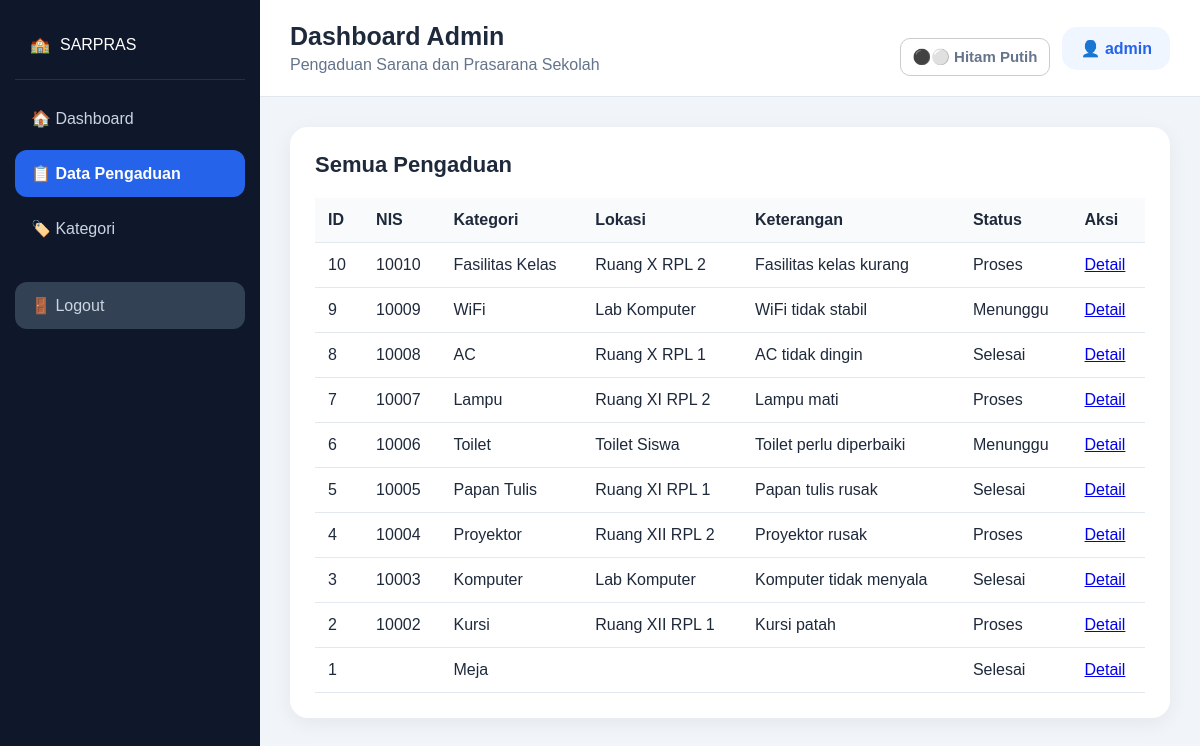
/index.php?page=admin&action=aspirasi (signed in), run on the app's committed database.
### tables this page shows
CREATE TABLE `aspirasi` (
  `id_aspirasi` int(5) NOT NULL,
  `status` enum('Menunggu','Proses','Selesai') NOT NULL DEFAULT 'Menunggu',
  `id_kategori` int(5) NOT NULL,
  `feedback` int(5) DEFAULT NULL
);

CREATE TABLE `input_aspirasi` (
  `id_pelaporan` int(5) NOT NULL,
  `nis` int(10) NOT NULL,
  `id_kategori` int(5) NOT NULL,
  `lokasi` varchar(50) NOT NULL,
  `ket` varchar(50) NOT NULL
);

CREATE TABLE `kategori` (
  `id_kategori` int(5) NOT NULL,
  `ket_kategori` varchar(30) NOT NULL
);

### model/Database.php (called while the page is built, shortened)
<?php
class Database {
    private $host = '127.0.0.1';
    private $port = '3306';
    private $db = 'db_sarpras';
    private $user = 'root';
    private $pass = 'root';
    private $charset = 'utf8mb4';
    public function connect() {
        $dsn = "mysql:host={$this->host};port={$this->port};dbname={$this->db};charset={$this->charset}";
        try {
            $this->pdo = new PDO($dsn, $this->user, $this->pass, [
                PDO::ATTR_ERRMODE => PDO::ERRMODE_EXCEPTION,
                PDO::ATTR_DEFAULT_FETCH_MODE => PDO::FETCH_ASSOC,
                PDO::ATTR_EMULATE_PREPARES => false,
            ]);
            return $this->pdo;
        } catch (PDOException $e) {
            http_response_code(500);
            echo '<!doctype html><html lang="id"><meta charset="utf-8"><meta name="viewport" content="width=device-width,initial-scale=1">';
            echo '<style>body{font-family:Arial;background:#f5f7fb;padding:24px}.box{max-width:700px;margin:auto;background:#fff;padding:24px;border-radius:14px;box-shadow:0 4px 18px #0001}code{background:#eee;padding:3px 6px;border-radius:5px}.ok{color:#087f23}</style>';
            echo '<div class="box"><h2>Koneksi database gagal</h2>';
            echo '<p>Project sudah membaca <code>model/Database.php</code> yang baru.</p>';
            echo '<p>Host: <b>'.htmlspecialchars($this->host).'</b> | Port: <b>'.htmlspecialchars($this->port).'</b><br>Database: <b>'.htmlspecialchars($this->db).'</b> | User: <b>'.htmlspecialchars($this->user).'</b></p>';
            echo '<p>Error: <code>'.htmlspecialchars($e->getMessage()).'</code></p>';
            echo '<p>Jika password MySQL bukan <b>root</b>, buka <code>model/Database.php</code> lalu ubah <code>$pass</code>.</p>';
            echo '<p>Jika phpMyAdmin bisa masuk tetapi PHP tidak, gunakan host <code>localhost</code> seperti file ini.</p></div></html>';
            exit;
        }
    }
}

### model/Aspirasi.php (called while the page is built, shortened)
<?php
require_once __DIR__ . '/Database.php';
class Aspirasi {
    private $db;
    public function __construct() { $this->db = (new Database())->connect(); }
    public function all() {
        $sql = "SELECT a.id_aspirasi, a.status, a.feedback, ia.nis, ia.lokasi, ia.ket,
                       k.ket_kategori, s.kelas
                FROM aspirasi a
                LEFT JOIN input_aspirasi ia ON ia.id_pelaporan = a.id_aspirasi
                LEFT JOIN kategori k ON k.id_kategori = a.id_kategori
                LEFT JOIN siswa s ON s.nis = ia.nis
                ORDER BY a.id_aspirasi DESC";
        return $this->db->query($sql)->fetchAll();
    }
    public function stats() {
        $result = array('total'=>0, 'menunggu'=>0, 'proses'=>0, 'selesai'=>0);
        $rows = $this->db->query('SELECT status, COUNT(*) jumlah FROM aspirasi GROUP BY status')->fetchAll();
        foreach ($rows as $row) {
            $result['total'] += (int)$row['jumlah'];
            if ($row['status'] === 'Menunggu') $result['menunggu'] = (int)$row['jumlah'];
            if ($row['status'] === 'Proses') $result['proses'] = (int)$row['jumlah'];
            if ($row['status'] === 'Selesai') $result['selesai'] = (int)$row['jumlah'];
        }
        return $result;
    }
}

### controller/AspirasiController.php (called while the page is built, shortened)
<?php
require_once __DIR__ . '/../model/Aspirasi.php';
class AspirasiController {
    public function all() { return (new Aspirasi())->all(); }
}

### controller/AdminController.php (called while the page is built, shortened)
<?php
require_once __DIR__ . '/../model/Aspirasi.php';
class AdminController {
    public function dashboard() {
        $model = new Aspirasi();
        return array('stats' => $model->stats(), 'recent' => array_slice($model->all(), 0, 5));
    }
}

### view/admin/table.php (the view)
<?php if (empty($rows)): ?><p>Belum ada data pengaduan.</p><?php else: ?>
<table><thead><tr><th>ID</th><th>NIS</th><th>Kategori</th><th>Lokasi</th><th>Keterangan</th><th>Status</th><th>Aksi</th></tr></thead><tbody>
<?php foreach($rows as $r): ?><tr><td><?php echo e($r['id_aspirasi']); ?></td><td><?php echo e($r['nis']); ?></td><td><?php echo e($r['ket_kategori']); ?></td><td><?php echo e($r['lokasi']); ?></td><td><?php echo e($r['ket']); ?></td><td><span class="badge"><?php echo e($r['status']); ?></span></td><td><a class="btn-small" href="index.php?page=<?php echo isset($_SESSION['role']) && $_SESSION['role']==='admin'?'admin':'siswa'; ?>&action=detail&id=<?php echo e($r['id_aspirasi']); ?>">Detail</a></td></tr><?php endforeach; ?>
</tbody></table><?php endif; ?>

### index.php (shortened to what this page needs)
<?php
$page = isset($_GET['page']) ? $_GET['page'] : ($_SESSION['role'] === 'admin' ? 'admin' : 'siswa');
$action = isset($_GET['action']) ? $_GET['action'] : 'dashboard';
function e($value) { return htmlspecialchars((string)$value, ENT_QUOTES, 'UTF-8'); }
require_once __DIR__ . '/controller/AspirasiController.php';
require_once __DIR__ . '/controller/AdminController.php';
?>
<!DOCTYPE html>
<html lang="id"><head>
<link rel="stylesheet" href="asset/css/style.css?v=20261003">
</head><body>
<div class="app">
<aside class="sidebar">
    <div class="logo">🏫 <span>SARPRAS</span></div>
    <a class="nav <?php echo $action === 'dashboard' ? 'active' : ''; ?>" href="index.php?page=<?php echo e($page); ?>&action=dashboard">🏠 Dashboard</a>
    <?php if ($page === 'admin'): ?>
        <a class="nav <?php echo $action === 'aspirasi' || $action === 'detail' ? 'active' : ''; ?>" href="index.php?page=admin&action=aspirasi">📋 Data Pengaduan</a>
        <a class="nav <?php echo $action === 'kategori' ? 'active' : ''; ?>" href="index.php?page=admin&action=kategori">🏷️ Kategori</a>
    <?php else: ?>
        <a class="nav <?php echo $action === 'tambah' ? 'active' : ''; ?>" href="index.php?page=siswa&action=tambah">➕ Buat Pengaduan</a>
        <a class="nav <?php echo $action === 'pengaduan' || $action === 'detail' ? 'active' : ''; ?>" href="index.php?page=siswa&action=pengaduan">📋 Pengaduan Saya</a>
    <?php endif; ?>
    <a class="nav logout" href="logout.php">🚪 Logout</a>
</aside>
<main class="main">
<header class="topbar"><div><h2><?php echo $page === 'admin' ? 'Dashboard Admin' : 'Dashboard Siswa'; ?></h2><span>Pengaduan Sarana dan Prasarana Sekolah</span></div><div class="topbar-actions"><button type="button" class="theme-toggle" id="blackWhiteToggle" aria-pressed="false" title="Aktifkan mode hitam putih">⚫⚪ <span>Hitam Putih</span></button><div class="user">👤 <?php echo e($page === 'admin' ? $_SESSION['username'] : $_SESSION['nis']); ?></div></div></header>
<div class="content">
<?php if ($page === 'admin'): ?>
<?php
$admin = new AdminController();
$data = $admin->dashboard();
$aspirasiModel = new AspirasiController();
?>
<?php if ($action === 'dashboard'): ?>
<div class="cards">
    <div class="card"><span>Total Pengaduan</span><strong><?php echo $data['stats']['total']; ?></strong></div>
    <div class="card"><span>Menunggu</span><strong><?php echo $data['stats']['menunggu']; ?></strong></div>
    <div class="card"><span>Proses</span><strong><?php echo $data['stats']['proses']; ?></strong></div>
    <div class="card"><span>Selesai</span><strong><?php echo $data['stats']['selesai']; ?></strong></div>
</div>
<div class="panel"><div class="panel-title">Pengaduan Terbaru</div><?php include __DIR__.'/view/admin/table.php'; ?></div>
<?php elseif ($action === 'aspirasi'): ?>
<div class="panel"><div class="panel-title">Semua Pengaduan</div><?php $rows = $aspirasiModel->all(); include __DIR__.'/view/admin/table.php'; ?></div>
<?php endif; ?>
<?php endif; ?>
</div></main></div>
</body></html>

### asset/css/style.css (style rules this page uses)
* { box-sizing: border-box; margin: 0; padding: 0; }
body { font-family: Arial, Helvetica, sans-serif; background: #f1f5f9; color: #1e293b; }
.app { display: flex; min-height: 100vh; }
.sidebar { width: 260px; min-width: 260px; min-height: 100vh; background: #0f172a; padding: 25px 15px; color: white; position: fixed; left: 0; top: 0; bottom: 0; overflow-y: auto; }
.logo { display: flex; align-items: center; gap: 10px; padding: 10px 15px 25px; margin-bottom: 15px; border-bottom: 1px solid rgba(255,255,255,.1); }
.nav { display: block; width: 100%; padding: 14px 16px; margin: 8px 0; border-radius: 12px; color: #cbd5e1; text-decoration: none; font-size: 16px; transition: .2s; }
.nav.active { background: #2563eb; color: white; font-weight: bold; }
.nav.logout { margin-top: 30px; background: #334155; }
.main { margin-left: 260px; width: calc(100% - 260px); min-height: 100vh; background: #f1f5f9; }
.topbar { background: white; min-height: 90px; padding: 20px 30px; display: flex; align-items: center; justify-content: space-between; border-bottom: 1px solid #e2e8f0; }
.topbar h2 { font-size: 25px; margin-bottom: 5px; }
.topbar span { color: #64748b; }
.user { background: #eff6ff; color: #2563eb; padding: 12px 18px; border-radius: 15px; font-weight: bold; }
.content { padding: 30px; }
.panel { background: white; padding: 25px; border-radius: 18px; margin-bottom: 25px; box-shadow: 0 5px 20px rgba(15, 23, 42, .06); }
.panel-title { font-size: 22px; font-weight: bold; margin-bottom: 20px; }
button { margin-top: 18px; padding: 13px 20px; border: none; border-radius: 10px; background: #2563eb; color: white; font-size: 15px; font-weight: bold; cursor: pointer; }
table { width: 100%; border-collapse: collapse; }
th, td { padding: 13px; border-bottom: 1px solid #e2e8f0; text-align: left; }
th { background: #f8fafc; }
.topbar-actions { display:flex;align-items:center;gap:12px }
.theme-toggle { border:1px solid #ccc;background:#fff;color:#222;border-radius:10px;padding:9px 12px;cursor:pointer;font-weight:600;transition:.2s }

### data on the page
aspirasi: id_aspirasi "10", input_aspirasi.nis "10010", id_kategori.ket_kategori "Fasilitas Kelas", input_aspirasi.lokasi "Ruang X RPL 2", input_aspirasi.ket "Fasilitas kelas kurang", status "Proses"
aspirasi: id_aspirasi "9", input_aspirasi.nis "10009", id_kategori.ket_kategori "WiFi", input_aspirasi.lokasi "Lab Komputer", input_aspirasi.ket "WiFi tidak stabil", status "Menunggu"
aspirasi: id_aspirasi "8", input_aspirasi.nis "10008", id_kategori.ket_kategori "AC", input_aspirasi.lokasi "Ruang X RPL 1", input_aspirasi.ket "AC tidak dingin", status "Selesai"
aspirasi: id_aspirasi "7", input_aspirasi.nis "10007", id_kategori.ket_kategori "Lampu", input_aspirasi.lokasi "Ruang XI RPL 2", input_aspirasi.ket "Lampu mati", status "Proses"
aspirasi: id_aspirasi "6", input_aspirasi.nis "10006", id_kategori.ket_kategori "Toilet", input_aspirasi.lokasi "Toilet Siswa", input_aspirasi.ket "Toilet perlu diperbaiki", status "Menunggu"
aspirasi: id_aspirasi "5", input_aspirasi.nis "10005", id_kategori.ket_kategori "Papan Tulis", input_aspirasi.lokasi "Ruang XI RPL 1", input_aspirasi.ket "Papan tulis rusak", status "Selesai"
aspirasi: id_aspirasi "4", input_aspirasi.nis "10004", id_kategori.ket_kategori "Proyektor", input_aspirasi.lokasi "Ruang XII RPL 2", input_aspirasi.ket "Proyektor rusak", status "Proses"
aspirasi: id_aspirasi "3", input_aspirasi.nis "10003", id_kategori.ket_kategori "Komputer", input_aspirasi.lokasi "Lab Komputer", input_aspirasi.ket "Komputer tidak menyala", status "Selesai"
aspirasi: id_aspirasi "2", input_aspirasi.nis "10002", id_kategori.ket_kategori "Kursi", input_aspirasi.lokasi "Ruang XII RPL 1", input_aspirasi.ket "Kursi patah", status "Proses"
aspirasi: id_aspirasi "1", id_kategori.ket_kategori "Meja", status "Selesai"

### other printed values
$page === 'admin' ? $_SESSION['username'] : $_SESSION['nis'] "admin"
